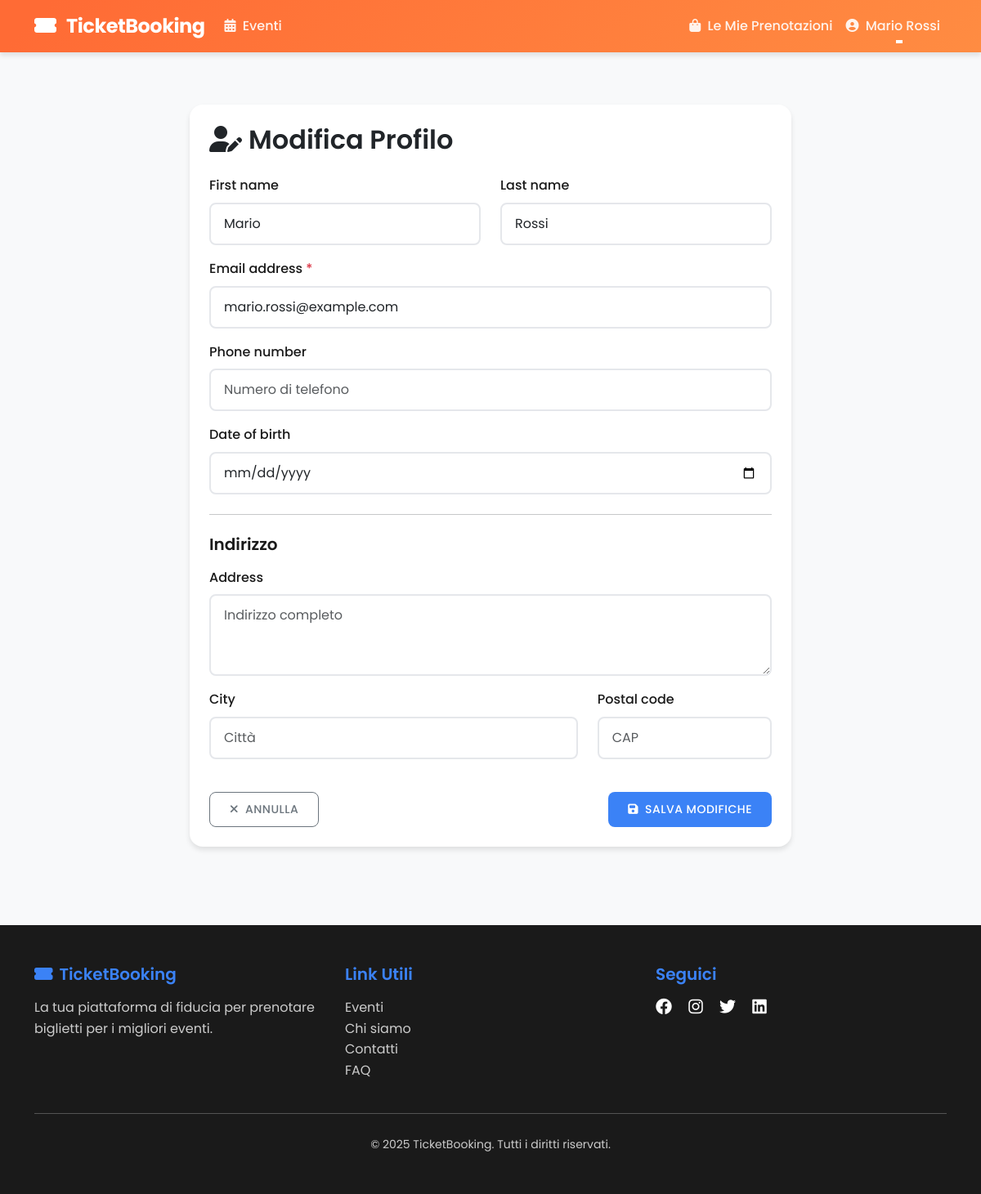
Page /accounts/profile/edit/ (signed in) on the committed database.
### accounts/models.py (models this page shows, shortened)
class CustomUser(AbstractUser):
    phone_number = models.CharField(max_length=20, blank=True, null=True)
    date_of_birth = models.DateField(blank=True, null=True)
    address = models.TextField(blank=True, null=True)
    city = models.CharField(max_length=100, blank=True, null=True)
    postal_code = models.CharField(max_length=10, blank=True, null=True)
    class Meta:
        verbose_name = 'Utente'
        verbose_name_plural = 'Utenti'
    def get_full_name(self):
        if self.first_name and self.last_name:
            return f"{self.first_name} {self.last_name}"
        return self.username

### accounts/views.py (the view, shortened to what this page needs)
# urls.py: path('profile/edit/', views.EditProfileView.as_view(), name='edit_profile'),
class EditProfileView(LoginRequiredMixin, UpdateView):
    model = CustomUser
    form_class = ProfileForm
    template_name = 'accounts/edit_profile.html'
    success_url = reverse_lazy('profile')
    def get_object(self):
        return self.request.user

### templates/accounts/edit_profile.html (shortened to what this page needs)
{% extends 'base.html' %}
{% load static %}
{% block content %}
<section class="py-5">
    <div class="container">
        <div class="row justify-content-center">
            <div class="col-lg-8">
                <div class="card">
                    <div class="card-body">
                        <h2 class="card-title mb-4">
                            <i class="fas fa-user-edit me-2"></i>Modifica Profilo
                        </h2>
                        <form method="post" novalidate>
                            <div class="row">
                                <div class="col-md-6 mb-3">
                                    <label for="{{ form.first_name.id_for_label }}" class="form-label">
                                        {{ form.first_name.label }}
                                    </label>
                                    {{ form.first_name }}
                                </div>
                                <div class="col-md-6 mb-3">
                                    <label for="{{ form.last_name.id_for_label }}" class="form-label">
                                        {{ form.last_name.label }}
                                    </label>
                                    {{ form.last_name }}
                                </div>
                            </div>
                            <div class="mb-3">
                                <label for="{{ form.email.id_for_label }}" class="form-label">
                                    {{ form.email.label }} <span class="text-danger">*</span>
                                </label>
                                {{ form.email }}
                            </div>
                            <div class="mb-3">
                                <label for="{{ form.phone_number.id_for_label }}" class="form-label">
                                    {{ form.phone_number.label }}
                                </label>
                                {{ form.phone_number }}
                            </div>
                            <div class="mb-3">
                                <label for="{{ form.date_of_birth.id_for_label }}" class="form-label">
                                    {{ form.date_of_birth.label }}
                                </label>
                                {{ form.date_of_birth }}
                            </div>
                            <hr class="my-4">
                            <h5 class="mb-3">Indirizzo</h5>
                            <div class="mb-3">
                                <label for="{{ form.address.id_for_label }}" class="form-label">
                                    {{ form.address.label }}
                                </label>
                                {{ form.address }}
                            </div>
                            <div class="row">
                                <div class="col-md-8 mb-3">
                                    <label for="{{ form.city.id_for_label }}" class="form-label">
                                        {{ form.city.label }}
                                    </label>
                                    {{ form.city }}
                                </div>
                                <div class="col-md-4 mb-3">
                                    <label for="{{ form.postal_code.id_for_label }}" class="form-label">
                                        {{ form.postal_code.label }}
                                    </label>
                                    {{ form.postal_code }}
                                </div>
                            </div>
                            <div class="d-flex justify-content-between mt-4">
                                <a href="{% url 'profile' %}" class="btn btn-outline-secondary">
                                    <i class="fas fa-times me-2"></i>Annulla
                                </a>
                                <button type="submit" class="btn btn-primary">
                                    <i class="fas fa-save me-2"></i>Salva Modifiche
                                </button>
                            </div>
                        </form>
                    </div>
                </div>
            </div>
        </div>
    </div>
</section>
{% endblock %}

### templates/includes/header.html (shortened to what this page needs)
<nav class="navbar navbar-expand-lg navbar-dark bg-gradient-primary fixed-top">
    <div class="container">
        <a class="navbar-brand logo" href="{% url 'home' %}">
            <i class="fas fa-ticket-alt me-2"></i>
            TicketBooking
        </a>
        <div class="collapse navbar-collapse" id="navbarNav">
            <ul class="navbar-nav me-auto">
                <li class="nav-item">
                    <a class="nav-link {% if request.resolver_match.url_name == 'event_list' %}active{% endif %}" href="{% url 'event_list' %}">
                        <i class="fas fa-calendar-alt me-1"></i> Eventi
                    </a>
                </li>
            </ul>
            <ul class="navbar-nav ms-auto">
                {% if user.is_authenticated %}
                    <li class="nav-item">
                        <a class="nav-link {% if request.resolver_match.url_name == 'my_bookings' %}active{% endif %}" href="{% url 'my_bookings' %}">
                            <i class="fas fa-shopping-bag me-1"></i> Le Mie Prenotazioni
                        </a>
                    </li>
                    <li class="nav-item dropdown">
                        <a class="nav-link dropdown-toggle" href="#" id="navbarDropdown" role="button" data-bs-toggle="dropdown" aria-expanded="false">
                            <i class="fas fa-user-circle me-1"></i> {{ user.get_full_name|default:user.username }}
                        </a>
                    </li>
                {% endif %}
            </ul>
        </div>
    </div>
</nav>

### static/css/style.css (style rules this page uses)
:root { --primary-color: #3b82f6; --secondary-color: #ff6b35; --success-color: #10b981; --danger-color: #ef4444; --warning-color: #f59e0b; --info-color: #3b82f6; --dark-color: #1a1a1a; --light-color: #ffffff; --gradient-primary: linear-gradient(135deg, #ff6b35 5%, #ff8c42 100%); --gradient-secondary: linear-gradient(135deg, #3b82f6 0%, #60a5fa 100%); --gradient-dark: linear-gradient(135deg, #1a1a1a 0%, #2d2d2d 100%); --shadow-sm: 0 2px 4px rgba(0,0,0,0.1); --shadow-md: 0 4px 6px rgba(0,0,0,0.1); --shadow-lg: 0 10px 15px rgba(0,0,0,0.1); --shadow-xl: 0 20px 25px rgba(0,0,0,0.1); --transition: all 0.3s ease; }
* { margin: 0; padding: 0; box-sizing: border-box; }
body { font-family: 'Poppins', sans-serif; background-color: #f8f9fa; color: #333333; line-height: 1.6; min-height: 100vh; display: flex; flex-direction: column; }
h1, h2, h3, h4, h5, h6 { font-weight: 600; color: var(--dark-color); margin-bottom: 1rem; }
.navbar { box-shadow: var(--shadow-md); backdrop-filter: blur(10px); background: var(--gradient-primary) !important; transition: var(--transition); }
.bg-gradient-primary { background: var(--gradient-primary) !important; }
.navbar-brand { font-size: 1.5rem; font-weight: 700; letter-spacing: -0.5px; color: white !important; }
.navbar-nav .nav-link { color: rgba(255, 255, 255, 0.9) !important; font-weight: 500; padding: 0.5rem 1rem; transition: var(--transition); position: relative; }
.navbar-nav .nav-link::after { content: ''; position: absolute; width: 0; height: 2px; bottom: 0; left: 50%; background-color: white; transition: var(--transition); }
.btn { font-weight: 500; padding: 0.625rem 1.5rem; border-radius: 0.5rem; transition: var(--transition); text-transform: uppercase; letter-spacing: 0.5px; font-size: 0.875rem; }
.btn-primary { background: var(--primary-color); border: none; color: white; }
.card { border: none; border-radius: 1rem; box-shadow: var(--shadow-md); transition: var(--transition); overflow: hidden; background: white; }
.card-body { padding: 1.5rem; }
.card-title { font-weight: 600; margin-bottom: 0.75rem; }
.form-control, .form-select { border-radius: 0.5rem; border: 2px solid #e5e7eb; padding: 0.75rem 1rem; transition: var(--transition); }
.form-label { font-weight: 500; color: var(--dark-color); margin-bottom: 0.5rem; }

### rows in the picture
CustomUser: get_full_name "Mario Rossi", first_name "Mario", last_name "Rossi", email "mario.rossi@example.com"
